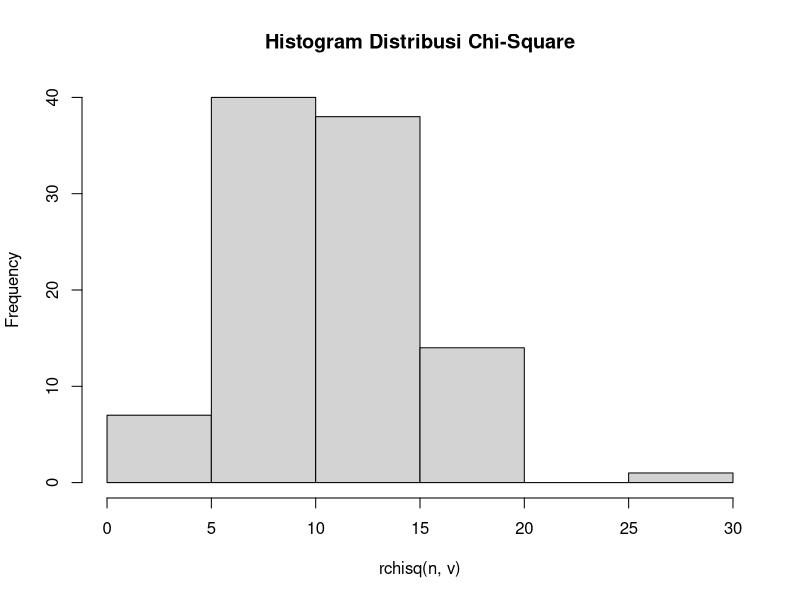

This chart was generated by the following R code:
# Pengerjaan soal 4

# diketahui x = 2, v = 10

# 4a
# Fungsi probabilitas chi-square
x = 2
v = 10
probabilitas = dchisq(x, v)
probabilitas

# 4b
# Histogram chi-square dengan 100 data random
n = 100
hist(rchisq(n, v), main = "Histogram Distribusi Chi-Square")

# 4c
# rataan dan varian dari distribusi chi-square
rataan = v
rataan

varian = v * 2
varian